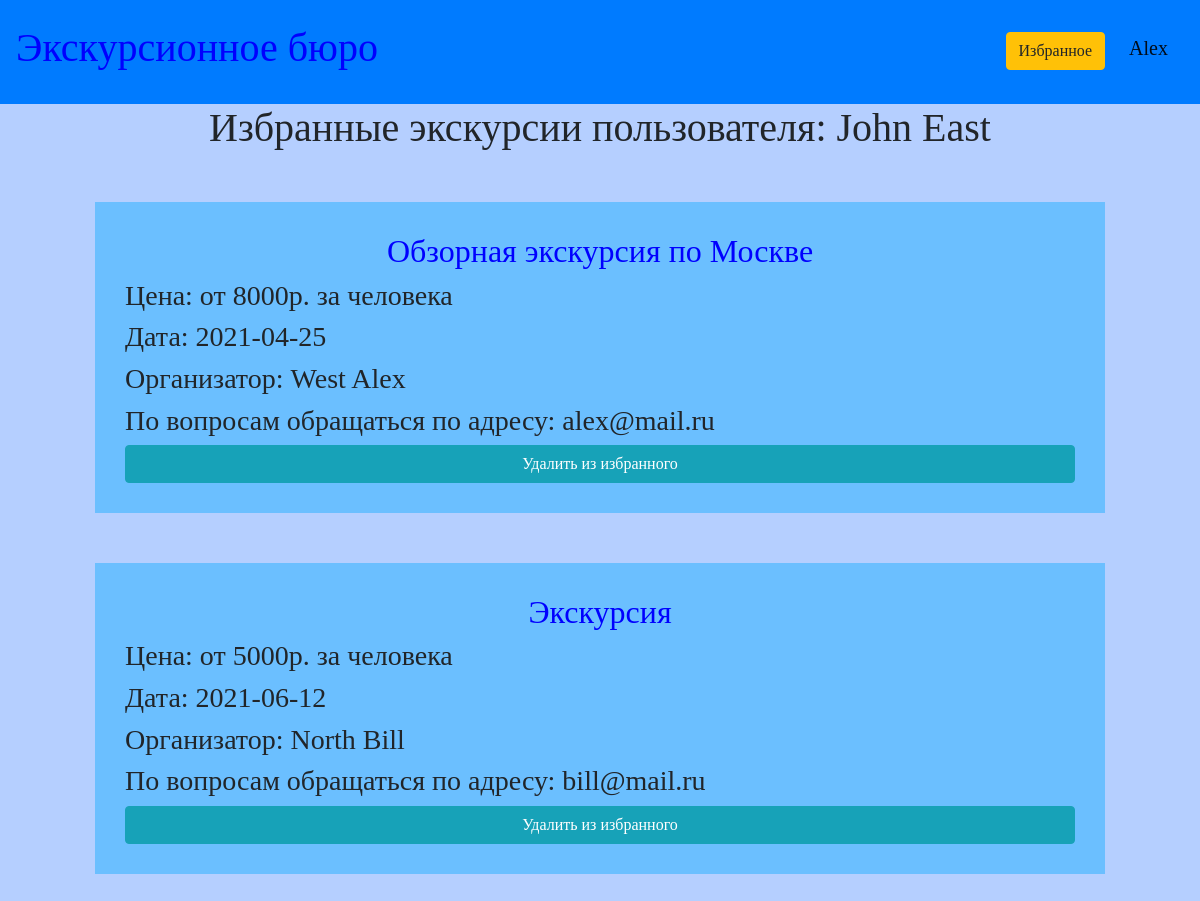
Screenshot of /favourite/2 (signed in) with the database file from the repository.
### data/users.py (models this page shows, shortened)
class User(SqlAlchemyBase, UserMixin, SerializerMixin):
    __tablename__ = 'users'
    id = sqlalchemy.Column(sqlalchemy.Integer, primary_key=True, autoincrement=True)
    name = sqlalchemy.Column(sqlalchemy.String)
    surname = sqlalchemy.Column(sqlalchemy.String)
    age = sqlalchemy.Column(sqlalchemy.Integer)
    email = sqlalchemy.Column(sqlalchemy.String, index=True, unique=True)
    hashed_password = sqlalchemy.Column(sqlalchemy.String)
    created_date = sqlalchemy.Column(sqlalchemy.DateTime, default=datetime.datetime.now)
    favourite = sqlalchemy.Column(sqlalchemy.String)

### data/tours.py (models this page shows)
class Tour(SqlAlchemyBase, UserMixin, SerializerMixin):
    __tablename__ = 'tours'
    id = sqlalchemy.Column(sqlalchemy.Integer, primary_key=True, autoincrement=True)
    name = sqlalchemy.Column(sqlalchemy.String)
    about = sqlalchemy.Column(sqlalchemy.String)
    places = sqlalchemy.Column(sqlalchemy.String)
    cost = sqlalchemy.Column(sqlalchemy.Integer)
    date = sqlalchemy.Column(sqlalchemy.Date)
    user = sqlalchemy.Column(sqlalchemy.Integer)

### main.py (the view)
@app.route('/favourite/<int:user_id>')
@login_required
def favourite(user_id):
    db_sess = db_session.create_session()
    user = db_sess.query(User).filter(User.id == user_id).first()
    lst = []
    for tour in db_sess.query(Tour).all():
        users = db_sess.query(User).filter(User.id == tour.user).first()
        item = [tour, users, str(tour.id)]
        lst.append(item)
    return render_template("favourite.html", title='Избранное', lst=lst, user=user)

### data/db_session.py (called while the page is built)
def create_session() -> Session:
    global __factory
    return __factory()

### main.py (called while the page is built)
@login_manager.user_loader
def load_user(user_id):
    db_sess = db_session.create_session()
    return db_sess.query(User).get(user_id)

### templates/favourite.html
{% extends "base.html" %}
{% block content %}
<p class="h1 text-center">Избранные экскурсии пользователя: {{user.name}} {{user.surname}}</p>
{% if current_user.favourite == '' %}
<p class="h2 text-center" style="margin-top: 30px;">Вы пока не добавили в избранное ни одной экскурсии</p>
{% else %}
{% for item in lst %}
{% if item[2] in current_user.favourite %}
<div>
    <a href="/tours/{{item[0].id}}"><p class="h2 text-center">{{item[0].name}}</p></a>
    <p class="h3">Цена: от {{item[0].cost}}р. за человека</p>
    <p class="h3">Дата: {{item[0].date}}</p>
    <p class="h3">Организатор: {{item[1].surname}} {{item[1].name}}</p>
    <p class="h3">По вопросам обращаться по адресу: {{item[1].email}}</p>
    <div style="margin:0; padding:0;">
        <a href="/tours/favourite_delete/{{user.id}}/{{item[0].id}}" style="margin:0;" class="btn btn-info rounded mx-auto d-block">
            Удалить из избранного
        </a>
    </div>
</div>
{% endif %}
{% endfor %}
{% endif %}
{% endblock %}

### templates/base.html (shortened to what this page needs)
<!DOCTYPE html>
<html lang="en">
<head>
    <link rel="stylesheet"
          href="https://stackpath.bootstrapcdn.com/bootstrap/4.4.1/css/bootstrap.min.css"
>
    <link rel="stylesheet" type="text/css" href="/static/css/style.css"/>
</head>
<body>
<nav class="navbar navbar-light bg-primary">
    {% if current_user.is_authenticated %}
    <p class="h1"><a href="/tours">Экскурсионное бюро</a></p>
    {% else %}
    <p class="h1">Экскурсионное бюро</p>
    {% endif %}
    {% if current_user.is_authenticated %}
    <p>
        <a class="btn btn-warning" style="margin-top: 10px; margin-bottom: 10px;" href="/favourite/{{current_user.id}}">Избранное</a>
        <a class="navbar-brand" style="margin-top: 20px;" href="/logout">{{ current_user.name }}</a>
    </p>
    {% else %}
    <p>
        <a class="btn btn-warning " href="/register">Зарегистрироваться</a>
        <a class="btn btn-success" href="/login">Войти</a>
    </p>
    {% endif %}
</nav>
<main role="main" class="container">
    {% block content %}{% endblock %}
</main>
</body>
</html>

### static/css/style.css (style rules this page uses)
div { background-color: #6bbfff; padding: 30px; margin: 50px; }
nav { background-color: #73a2fa; }
body { background: #b5cfff; }
a { color: #0000ff; font-weight: 500; }
p { font-family: cursive; }
.btn { margin: 20px; font-family: cursive; }
.btn-warning { margin-right: 20px; }

### rows the page displays
User: name "Alex"
User: name "John", surname "East"
Tour: name "Обзорная экскурсия по Москве", cost "8000", date "2021-04-25", surname "West", name "Alex", email "alex@mail.ru"
Tour: name "Экскурсия", cost "5000", date "2021-06-12", surname "North", name "Bill", email "bill@mail.ru"
